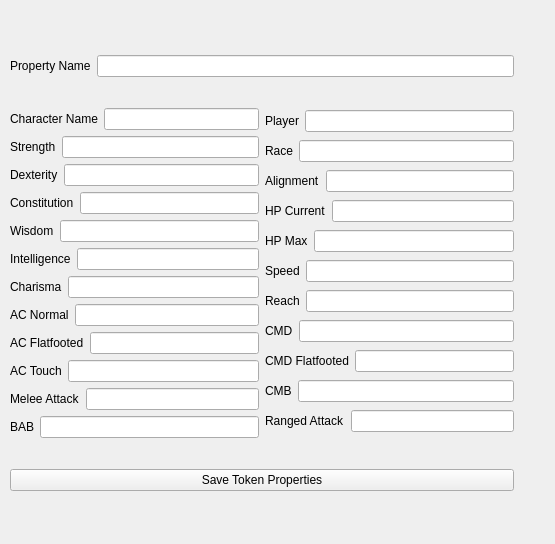
<?xml version="1.0" encoding="UTF-8"?>
<ui version="4.0">
 <class>Form</class>
 <widget class="QWidget" name="Form">
  <property name="geometry">
   <rect>
    <x>0</x>
    <y>0</y>
    <width>555</width>
    <height>544</height>
   </rect>
  </property>
  <property name="windowTitle">
   <string>Form</string>
  </property>
  <widget class="QWidget" name="">
   <property name="geometry">
    <rect>
     <x>10</x>
     <y>30</y>
     <width>504</width>
     <height>488</height>
    </rect>
   </property>
   <layout class="QVBoxLayout" name="verticalLayout_3">
    <item>
     <layout class="QHBoxLayout" name="horizontalLayout">
      <item>
       <widget class="QLabel" name="label">
        <property name="text">
         <string>Property Name</string>
        </property>
       </widget>
      </item>
      <item>
       <widget class="QLineEdit" name="lineEdit"/>
      </item>
     </layout>
    </item>
    <item>
     <layout class="QHBoxLayout" name="horizontalLayout_25">
      <item>
       <layout class="QVBoxLayout" name="verticalLayout">
        <item>
         <layout class="QHBoxLayout" name="horizontalLayout_2">
          <item>
           <widget class="QLabel" name="label_2">
            <property name="text">
             <string>Character Name</string>
            </property>
           </widget>
          </item>
          <item>
           <widget class="QLineEdit" name="lineEdit_2"/>
          </item>
         </layout>
        </item>
        <item>
         <layout class="QHBoxLayout" name="horizontalLayout_3">
          <item>
           <widget class="QLabel" name="label_3">
            <property name="text">
             <string>Strength</string>
            </property>
           </widget>
          </item>
          <item>
           <widget class="QLineEdit" name="lineEdit_3"/>
          </item>
         </layout>
        </item>
        <item>
         <layout class="QHBoxLayout" name="horizontalLayout_4">
          <item>
           <widget class="QLabel" name="label_4">
            <property name="text">
             <string>Dexterity</string>
            </property>
           </widget>
          </item>
          <item>
           <widget class="QLineEdit" name="lineEdit_4"/>
          </item>
         </layout>
        </item>
        <item>
         <layout class="QHBoxLayout" name="horizontalLayout_5">
          <item>
           <widget class="QLabel" name="label_5">
            <property name="text">
             <string>Constitution</string>
            </property>
           </widget>
          </item>
          <item>
           <widget class="QLineEdit" name="lineEdit_5"/>
          </item>
         </layout>
        </item>
        <item>
         <layout class="QHBoxLayout" name="horizontalLayout_6">
          <item>
           <widget class="QLabel" name="label_6">
            <property name="text">
             <string>Wisdom</string>
            </property>
           </widget>
          </item>
          <item>
           <widget class="QLineEdit" name="lineEdit_6"/>
          </item>
         </layout>
        </item>
        <item>
         <layout class="QHBoxLayout" name="horizontalLayout_7">
          <item>
           <widget class="QLabel" name="label_7">
            <property name="text">
             <string>Intelligence</string>
            </property>
           </widget>
          </item>
          <item>
           <widget class="QLineEdit" name="lineEdit_7"/>
          </item>
         </layout>
        </item>
        <item>
         <layout class="QHBoxLayout" name="horizontalLayout_8">
          <item>
           <widget class="QLabel" name="label_8">
            <property name="text">
             <string>Charisma</string>
            </property>
           </widget>
          </item>
          <item>
           <widget class="QLineEdit" name="lineEdit_8"/>
          </item>
         </layout>
        </item>
        <item>
         <layout class="QHBoxLayout" name="horizontalLayout_16">
          <item>
           <widget class="QLabel" name="label_16">
            <property name="text">
             <string>AC Normal</string>
            </property>
           </widget>
          </item>
          <item>
           <widget class="QLineEdit" name="lineEdit_16"/>
          </item>
         </layout>
        </item>
        <item>
         <layout class="QHBoxLayout" name="horizontalLayout_17">
          <item>
           <widget class="QLabel" name="label_17">
            <property name="text">
             <string>AC Flatfooted</string>
            </property>
           </widget>
          </item>
          <item>
           <widget class="QLineEdit" name="lineEdit_17"/>
          </item>
         </layout>
        </item>
        <item>
         <layout class="QHBoxLayout" name="horizontalLayout_18">
          <item>
           <widget class="QLabel" name="label_18">
            <property name="text">
             <string>AC Touch</string>
            </property>
           </widget>
          </item>
          <item>
           <widget class="QLineEdit" name="lineEdit_18"/>
          </item>
         </layout>
        </item>
        <item>
         <layout class="QHBoxLayout" name="horizontalLayout_22">
          <item>
           <widget class="QLabel" name="label_22">
            <property name="text">
             <string>Melee Attack</string>
            </property>
           </widget>
          </item>
          <item>
           <widget class="QLineEdit" name="lineEdit_22"/>
          </item>
         </layout>
        </item>
        <item>
         <layout class="QHBoxLayout" name="horizontalLayout_24">
          <item>
           <widget class="QLabel" name="label_24">
            <property name="text">
             <string>BAB</string>
            </property>
           </widget>
          </item>
          <item>
           <widget class="QLineEdit" name="lineEdit_24"/>
          </item>
         </layout>
        </item>
       </layout>
      </item>
      <item>
       <layout class="QVBoxLayout" name="verticalLayout_2">
        <item>
         <layout class="QHBoxLayout" name="horizontalLayout_11">
          <item>
           <widget class="QLabel" name="label_11">
            <property name="text">
             <string>Player</string>
            </property>
           </widget>
          </item>
          <item>
           <widget class="QLineEdit" name="lineEdit_11"/>
          </item>
         </layout>
        </item>
        <item>
         <layout class="QHBoxLayout" name="horizontalLayout_9">
          <item>
           <widget class="QLabel" name="label_9">
            <property name="text">
             <string>Race</string>
            </property>
           </widget>
          </item>
          <item>
           <widget class="QLineEdit" name="lineEdit_9"/>
          </item>
         </layout>
        </item>
        <item>
         <layout class="QHBoxLayout" name="horizontalLayout_10">
          <item>
           <widget class="QLabel" name="label_10">
            <property name="text">
             <string>Alignment</string>
            </property>
           </widget>
          </item>
          <item>
           <widget class="QLineEdit" name="lineEdit_10"/>
          </item>
         </layout>
        </item>
        <item>
         <layout class="QHBoxLayout" name="horizontalLayout_12">
          <item>
           <widget class="QLabel" name="label_12">
            <property name="text">
             <string>HP Current</string>
            </property>
           </widget>
          </item>
          <item>
           <widget class="QLineEdit" name="lineEdit_12"/>
          </item>
         </layout>
        </item>
        <item>
         <layout class="QHBoxLayout" name="horizontalLayout_13">
          <item>
           <widget class="QLabel" name="label_13">
            <property name="text">
             <string>HP Max</string>
            </property>
           </widget>
          </item>
          <item>
           <widget class="QLineEdit" name="lineEdit_13"/>
          </item>
         </layout>
        </item>
        <item>
         <layout class="QHBoxLayout" name="horizontalLayout_14">
          <item>
           <widget class="QLabel" name="label_14">
            <property name="text">
             <string>Speed</string>
            </property>
           </widget>
          </item>
          <item>
           <widget class="QLineEdit" name="lineEdit_14"/>
          </item>
         </layout>
        </item>
        <item>
         <layout class="QHBoxLayout" name="horizontalLayout_15">
          <item>
           <widget class="QLabel" name="label_15">
            <property name="text">
             <string>Reach</string>
            </property>
           </widget>
          </item>
          <item>
           <widget class="QLineEdit" name="lineEdit_15"/>
          </item>
         </layout>
        </item>
        <item>
         <layout class="QHBoxLayout" name="horizontalLayout_19">
          <item>
           <widget class="QLabel" name="label_19">
            <property name="text">
             <string>CMD</string>
            </property>
           </widget>
          </item>
          <item>
           <widget class="QLineEdit" name="lineEdit_19"/>
          </item>
         </layout>
        </item>
        <item>
         <layout class="QHBoxLayout" name="horizontalLayout_20">
          <item>
           <widget class="QLabel" name="label_20">
            <property name="text">
             <string>CMD Flatfooted</string>
            </property>
           </widget>
          </item>
          <item>
           <widget class="QLineEdit" name="lineEdit_20"/>
          </item>
         </layout>
        </item>
        <item>
         <layout class="QHBoxLayout" name="horizontalLayout_21">
          <item>
           <widget class="QLabel" name="label_21">
            <property name="text">
             <string>CMB</string>
            </property>
           </widget>
          </item>
          <item>
           <widget class="QLineEdit" name="lineEdit_21"/>
          </item>
         </layout>
        </item>
        <item>
         <layout class="QHBoxLayout" name="horizontalLayout_23">
          <item>
           <widget class="QLabel" name="label_23">
            <property name="text">
             <string>Ranged Attack</string>
            </property>
           </widget>
          </item>
          <item>
           <widget class="QLineEdit" name="lineEdit_23"/>
          </item>
         </layout>
        </item>
       </layout>
      </item>
     </layout>
    </item>
    <item>
     <widget class="QPushButton" name="pushButton">
      <property name="text">
       <string>Save Token Properties</string>
      </property>
     </widget>
    </item>
   </layout>
  </widget>
  <zorder>label</zorder>
  <zorder>lineEdit</zorder>
  <zorder>layoutWidget</zorder>
  <zorder>layoutWidget_2</zorder>
  <zorder>layoutWidget_3</zorder>
  <zorder>layoutWidget_4</zorder>
  <zorder>layoutWidget_5</zorder>
  <zorder>layoutWidget_6</zorder>
  <zorder>layoutWidget_7</zorder>
  <zorder>layoutWidget_8</zorder>
  <zorder>layoutWidget_9</zorder>
  <zorder>layoutWidget_10</zorder>
  <zorder>layoutWidget_11</zorder>
  <zorder>layoutWidget_12</zorder>
  <zorder>label_12</zorder>
  <zorder>layoutWidget_13</zorder>
  <zorder>layoutWidget_14</zorder>
  <zorder>layoutWidget_15</zorder>
  <zorder>layoutWidget_16</zorder>
  <zorder>layoutWidget_17</zorder>
  <zorder>layoutWidget_18</zorder>
  <zorder>layoutWidget_19</zorder>
  <zorder>layoutWidget_20</zorder>
  <zorder>layoutWidget_21</zorder>
  <zorder>layoutWidget_22</zorder>
  <zorder>layoutWidget_23</zorder>
  <zorder>pushButton</zorder>
 </widget>
 <resources/>
 <connections/>
</ui>
